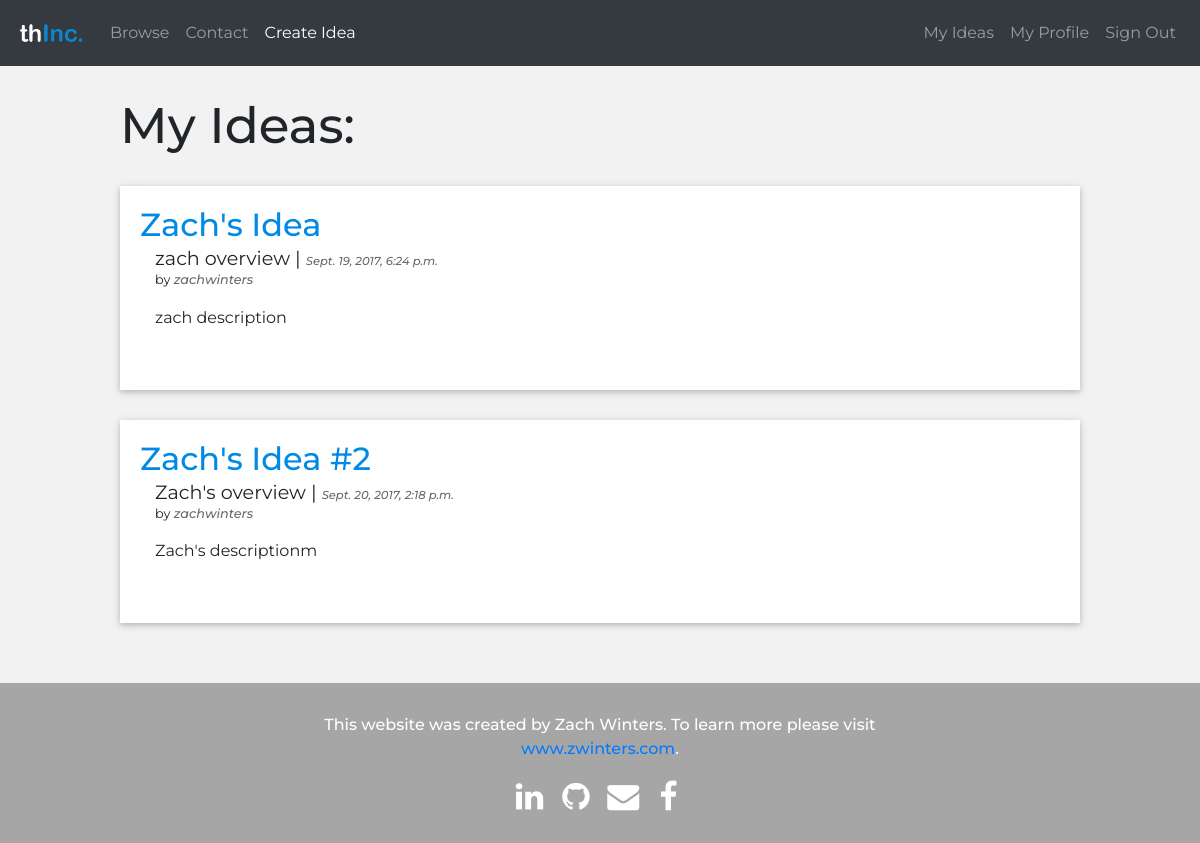
Page /ideashare/my_ideas/ (signed in) on the earlier database version.
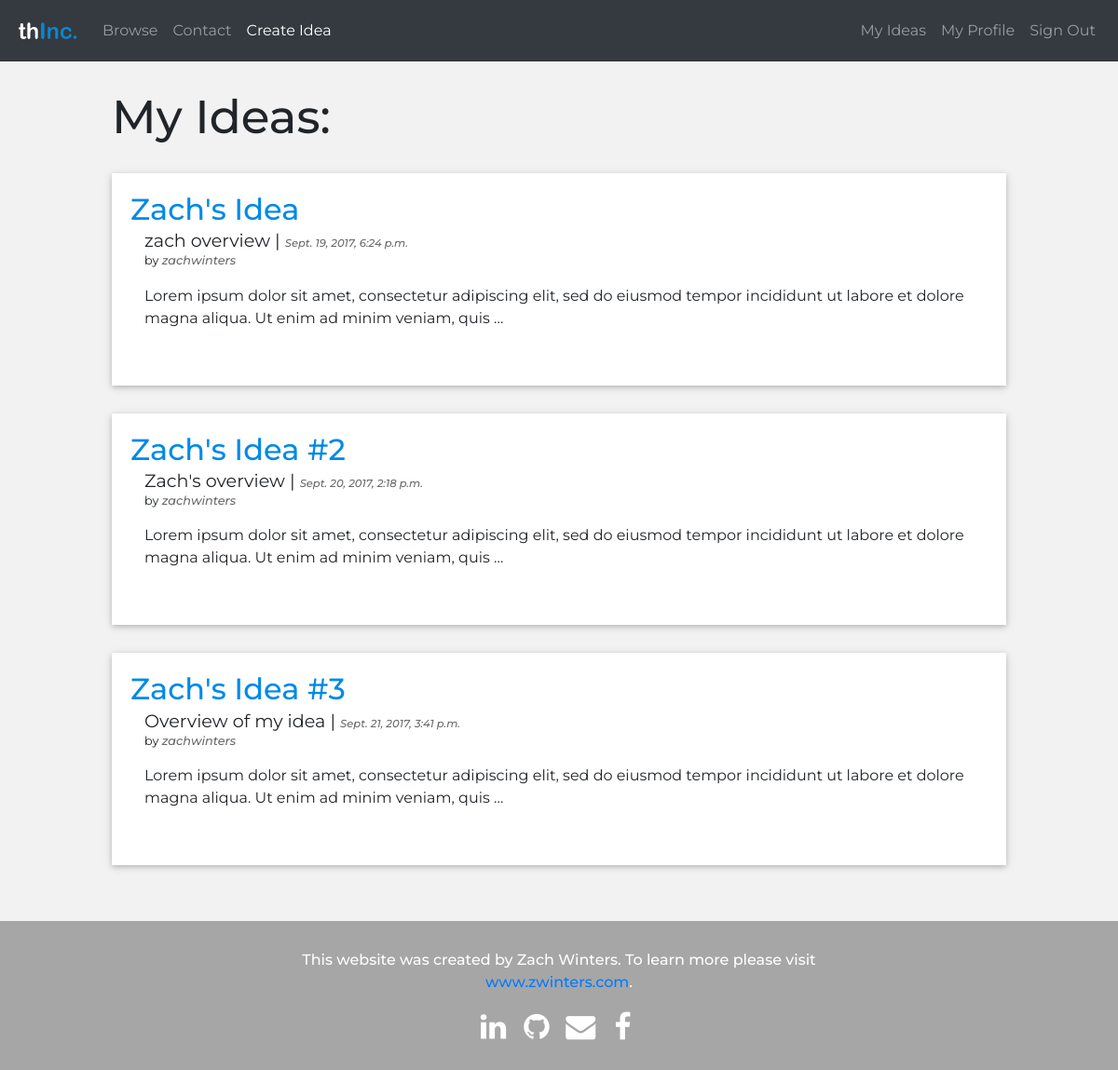
Same page on the later database version.
### ideashare/models.py (models this page shows, shortened)
class Idea(models.Model):
	user = models.ForeignKey('auth.User')
	name = models.CharField(max_length=255, default="", editable=True)
	overview = models.TextField()
	description = models.TextField()
	published_date = models.DateTimeField(auto_now_add=True, null=True)
	updated_date = models.DateTimeField(auto_now=True, auto_now_add=False, null=True)
	votes = models.IntegerField(default=0)
	slug = models.SlugField(unique=True)

### ideashare/views.py (the view)
def my_ideas(request):
	logged_in_user = request.user
	ideas = Idea.objects.filter(user = logged_in_user)
	ideas = ideas.order_by("-votes")
	return render(request, 'ideashare/ideas/my_ideas.html', {
			'ideas': ideas
		})

### templates/ideashare/ideas/my_ideas.html (shortened to what this page needs)
{% extends 'base.html' %}
{% block content %}
<div class="ideas">
<h1 class="section">My Ideas:</h1>
<ul>
    {% for idea in ideas %}
     <li>
        <div class="idea_section">
            <h2>
                <a class="idea_name" href="{% url 'idea_detail' slug=idea.slug %}">{{ idea.name }}
                </a>
            </h2>
            <h3>{{ idea.overview }} | <span class="published_date">{{ idea.published_date }}</span></h3>
            <p class="username">by <i class="username"><a id="user_link" href="{% url 'user_profile' username=idea.user %}">{{ idea.user }}</a></i></p>
            <p style="margin-top: 1em;">{{ idea.description|truncatewords:25 }}</p>
        </div>
    </li>
    {% endfor %}
</ul>
</div>
{% endblock content %}

Differences in the rows shown:
changed Idea "Zach's Idea": description "zach description" → "Lorem ipsum dolor sit amet, consectetur adipiscing elit, sed do eiusmod tempor incididunt ut labore et dolore magna aliqua. Ut enim ad minim veniam, quis …"
changed Idea "Zach's Idea #2": description "Zach's descriptionm" → "Lorem ipsum dolor sit amet, consectetur adipiscing elit, sed do eiusmod tempor incididunt ut labore et dolore magna aliqua. Ut enim ad minim veniam, quis …"
added Idea: name "Zach's Idea #3", overview "Overview of my idea", published_date "Sept. 21, 2017, 3:41 p.m.", user "zachwinters", description "Lorem ipsum dolor sit amet, consectetur adipiscing elit, sed do eiusmod tempor incididunt ut labore et dolore magna aliqua. Ut enim ad minim veniam, quis …"
